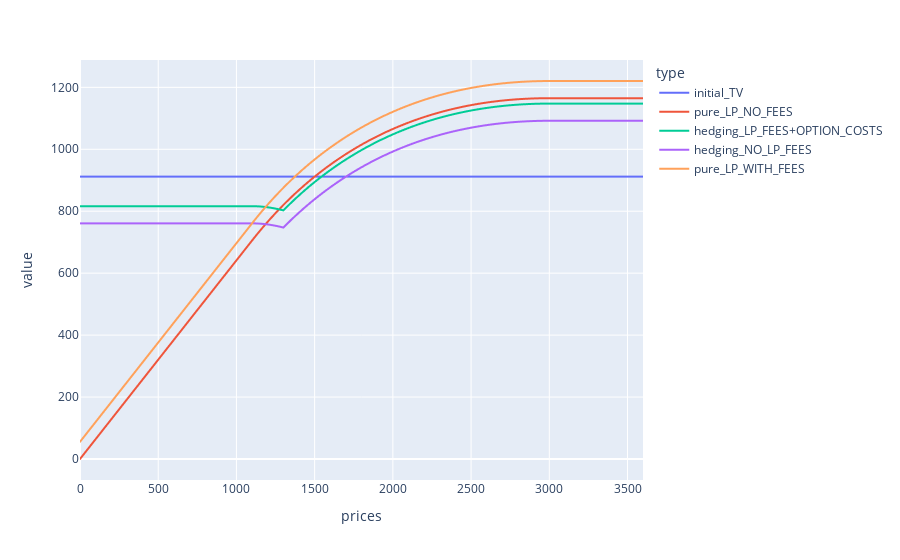

Notebook cell for this chart:
### Code cell
# Example figures
import plotly.express as px

gapminder = px.data.gapminder().query("continent=='Oceania'")
fig2 = px.line(df, x="prices", y="value", color='type')



fig2.show()

### Figure 1 — Plotly figure (JSON) as saved in the notebook; plotly's stock layout.template omitted (floating-point values rounded to 4 significant figures; data arrays with more than 128 entries replaced by an {"elided": "..."} marker saying what was removed)
{"data": [{"hovertemplate": "type=initial_TV<br>prices=%{x}<br>value=%{y}<extra></extra>", "legendgroup": "initial_TV", "line": {"color": "#636efa", "dash": "solid"}, "mode": "lines", "name": "initial_TV", "showlegend": true, "type": "scattergl", "x": {"elided": "3600 int values"}, "xaxis": "x", "y": {"elided": "3600 float values"}, "yaxis": "y"}, {"hovertemplate": "type=pure_LP_NO_FEES<br>prices=%{x}<br>value=%{y}<extra></extra>", "legendgroup": "pure_LP_NO_FEES", "line": {"color": "#EF553B", "dash": "solid"}, "mode": "lines", "name": "pure_LP_NO_FEES", "showlegend": true, "type": "scattergl", "x": {"elided": "3600 int values"}, "xaxis": "x", "y": {"elided": "3600 float values"}, "yaxis": "y"}, {"hovertemplate": "type=hedging_LP_FEES+OPTION_COSTS<br>prices=%{x}<br>value=%{y}<extra></extra>", "legendgroup": "hedging_LP_FEES+OPTION_COSTS", "line": {"color": "#00cc96", "dash": "solid"}, "mode": "lines", "name": "hedging_LP_FEES+OPTION_COSTS", "showlegend": true, "type": "scattergl", "x": {"elided": "3600 int values"}, "xaxis": "x", "y": {"elided": "3600 float values"}, "yaxis": "y"}, {"hovertemplate": "type=hedging_NO_LP_FEES<br>prices=%{x}<br>value=%{y}<extra></extra>", "legendgroup": "hedging_NO_LP_FEES", "line": {"color": "#ab63fa", "dash": "solid"}, "mode": "lines", "name": "hedging_NO_LP_FEES", "showlegend": true, "type": "scattergl", "x": {"elided": "3600 int values"}, "xaxis": "x", "y": {"elided": "3600 float values"}, "yaxis": "y"}, {"hovertemplate": "type=pure_LP_WITH_FEES<br>prices=%{x}<br>value=%{y}<extra></extra>", "legendgroup": "pure_LP_WITH_FEES", "line": {"color": "#FFA15A", "dash": "solid"}, "mode": "lines", "name": "pure_LP_WITH_FEES", "showlegend": true, "type": "scattergl", "x": {"elided": "3600 int values"}, "xaxis": "x", "y": {"elided": "3600 float values"}, "yaxis": "y"}], "layout": {"legend": {"title": {"text": "type"}, "tracegroupgap": 0}, "margin": {"t": 60}, "xaxis": {"anchor": "y", "domain": [0, 1], "title": {"text": "prices"}}, "yaxis": {"anchor": "x", "domain": [0, 1], "title": {"text": "value"}}}}
